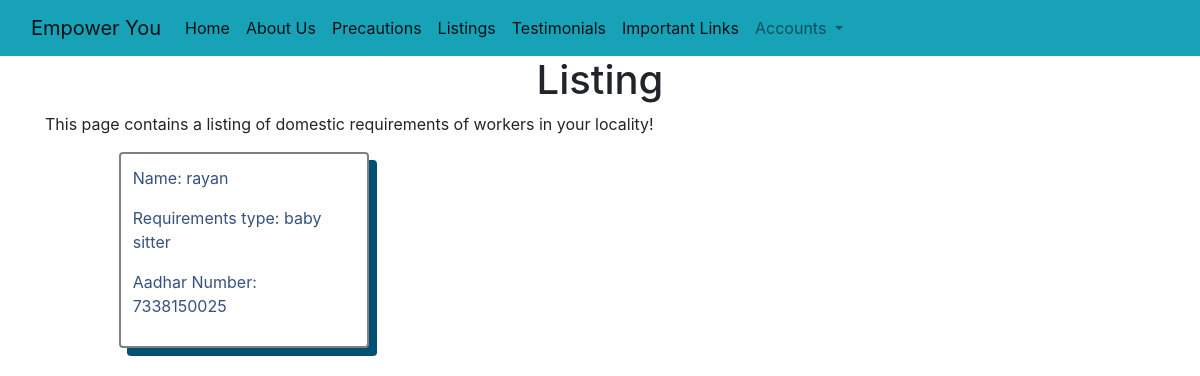
Page /listings on the earlier database version.
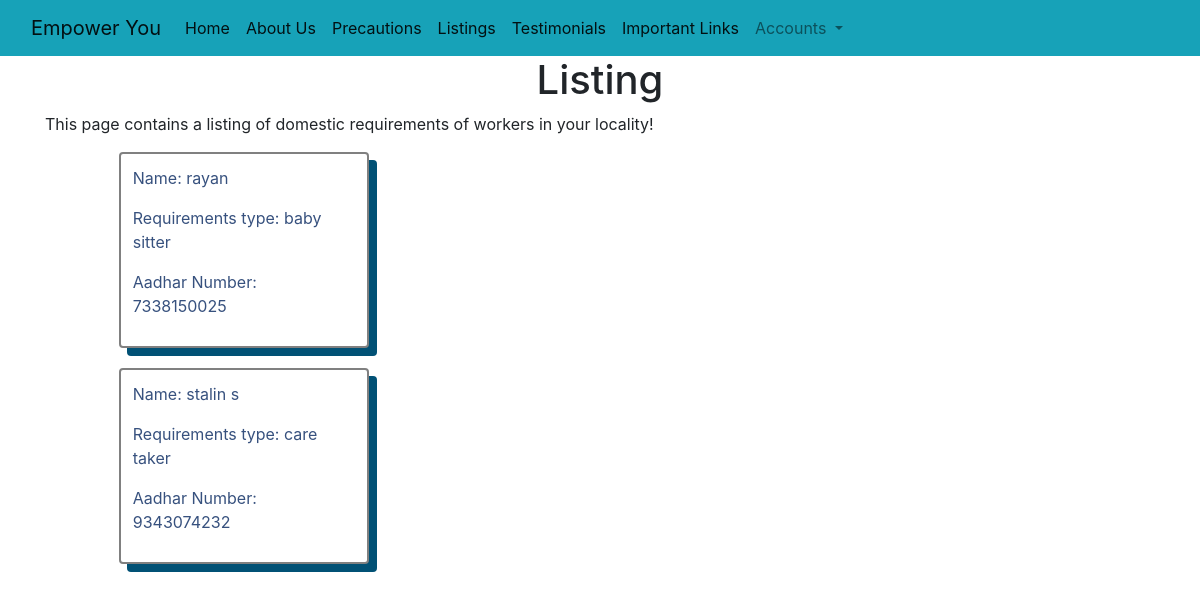
Same page on the later database version.
### employment/models.py (models this page shows)
class Listing(models.Model):
    name = models.CharField(max_length=35)
    requirement = models.CharField(max_length=100)
    phonenumber = models.CharField(max_length=10)
    author = models.ForeignKey(User, on_delete=models.CASCADE, default=None)

### codefury/views.py (the view)
# urls.py: path('listings', views.listing, name="listing"),
def listing(request):
    listings = Listing.objects.all()
    context = {
        'listings': listings,
    }
    return render(request, 'listing.html', context)

### templates/listing.html
{% extends 'base.html' %}
{% block content %}
<div style="text-align: center;">
    <h1>Listing</h1>
</div>
<p class="container">This page contains a listing of domestic requirements of workers in your locality!</p>
{% for listing in listings %}
<div class="event-container animated bounce">
    <div class="event">
        <p>Name: {{listing.name}}</p>
        <p>Requirements type: {{listing.requirement}} </p>
        <p>Aadhar Number: {{listing.phonenumber}}</p>
    </div>
</div>
{% endfor %}
{% endblock %}

Differences in the rows shown:
added Listing: name "stalin s", requirement "care taker", phonenumber "9343074232"
